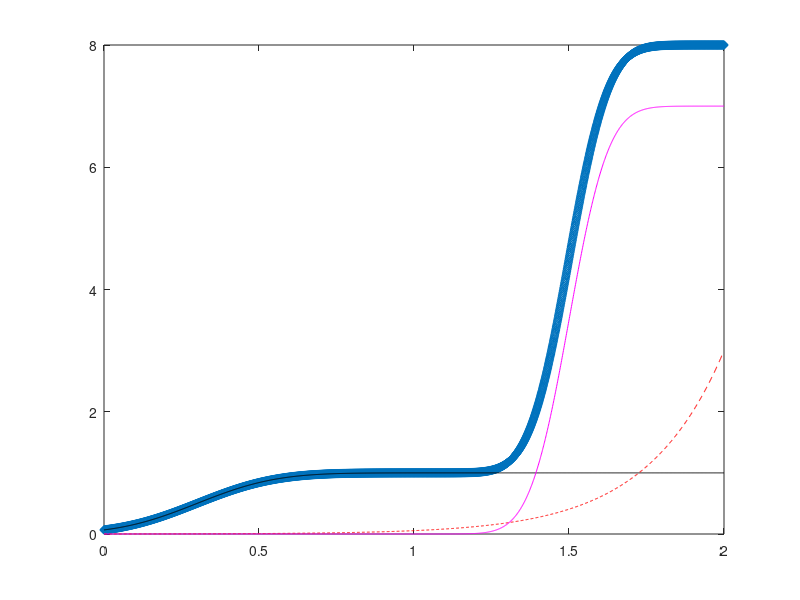

Recreate this plot in MATLAB. (Note: this script raises an error after producing the figure.)
X = (0:1e-3:2);
m1 = 0.3; s1 = 0.2; n1 = 1;
Y1 = n1 .* normcdf(X, m1,s1);
m2 = -8; s2 = 4; n2 = 3;
Y2 = n2.*exp(m2+s2.*X);
m3 = 1.5 ;s3 = 0.1; n3 = 7;
Y3 = n3 .* normcdf(X, m3,s3);
plot(X,Y1+Y3,'--d',X,Y1,'k',X,Y2,'--r',X,Y3,'m');

%%
raw_corr_comparison;

pnum = 19; % process num
maxlags = process.maxlags;
timeaxis = fliplr(process.dt .* (1:maxlags));
Y = flipud(process.acorr.lambda_Corr_RAW{pnum}(maxlags+2:end)); % lambda corr
stim = resample( process.stimulus.Yuncorr, process.Fs, Fs_STIM );
sta = resample( process.STA(pnum).realSTA, process.Fs, Fs_STIM );
X = conv(sta, stim); % CGP
X_corr_forw = xcov(X, maxlags, 'unbiased');
X_corr_forw = flipud(X_corr(maxlags+2:end));

%%
mu = 50 ; sigma =3;
X_corr_exp = (1/(sigma^2)) * log( Y/0.01); % lambda corr est

n1 = 0.08 * sigma; mu1 = 70; sig1 = 3 * sigma;
pd = makedist('Normal',mu1,sig1);
X_corr_back = (1/(sigma^2)) * log( Y/0.01 ) + n1 * normcdf( Y, mu1, sig1 ) ; 
% X_corr_back = (n3 .* icdf(pd, 0.3* Y/(max(Y))) ) ; 

figure(1);
plot(timeaxis, normax(X_corr_back-mean(X_corr_back)), timeaxis,...
    normax(X_corr_forw-mean(X_corr_forw)),timeaxis,normax(X_corr_exp-mean(X_corr_exp)));
legend('PROBIT CGP back acorr','generated CGP forward acorr',' EXP CGP Back acorr')
axis([timeaxis(end) timeaxis(1) -2 2]);

figure(2);
plot(timeaxis,(X_corr_back-mean(X_corr_back)));
legend('PROBIT CGP back acorr')

figure(4)
plot((1/(sigma^2)) * log( Y/1e2 ) - n1 * normpdf( Y, mu1, sig1 ))
